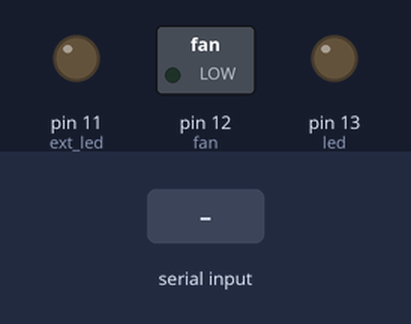
A sketch run on a simulated Arduino Uno, built with avr-gcc and run on an emulated ATmega328P. On the bench: switched loads named in the sketch (green lamp = pin HIGH), output pins drawn as LEDs (lit = HIGH). The test bench sets the inputs (shaded band).

Above: at 1.2 s.
1.3 s: "o" received over Serial
At 2.4 s:
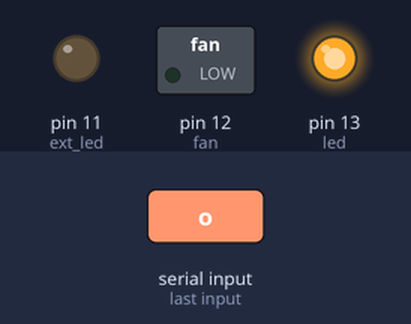
2.8 s: "O" received over Serial
At 3.5 s:
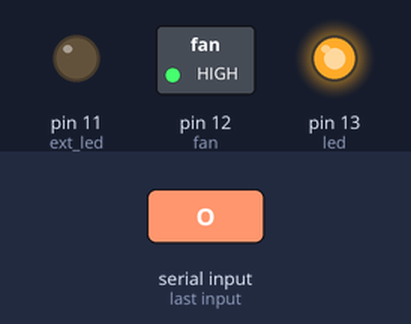
4.3 s: "f" received over Serial
At 4.7 s:
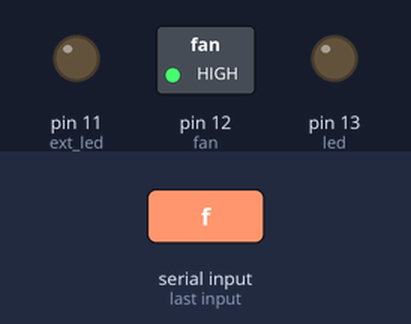
5.8 s: "a" received over Serial
At 7.0 s:
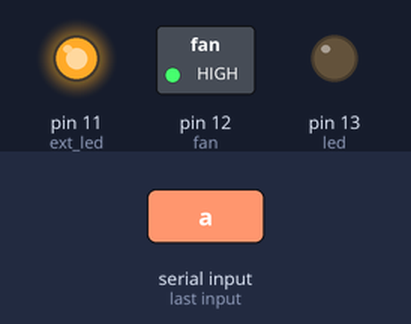
7.3 s: "F" received over Serial
At 8.1 s:
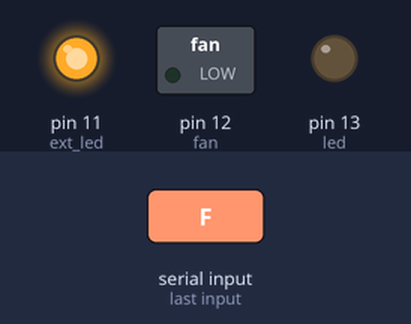
8.8 s: "b" received over Serial
At 9.3 s:
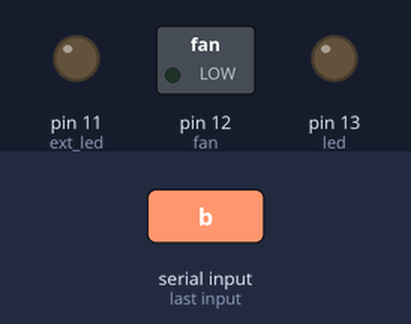
Timing chart, 0 to 11.3 s (numbered marks = the images above; inputs shaded):
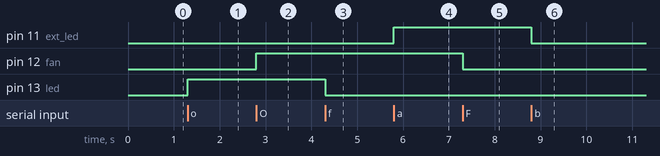

The sketch:

Khoj_2k17_Smart_home_Working_Final.ino
```cpp
//This is a working program for smart home system.
//This is for khoj 2k17.
//This program allows the user to switch on TWO lights and ONE fan using the smartphone.


int led = 13; // Main light
int ext_led = 11; // Night light
int fan = 12;

char receive;

void setup()
{
  Serial.begin(9600); // sends data rate in bits per second (bauds).
  // In this case 9600 baud

  // setting light and fan as output
  pinMode(led, OUTPUT);
  pinMode(fan, OUTPUT);
  pinMode(ext_led , OUTPUT);
}

void loop()
{
    if (Serial.available() > 0)
    // gets number of bytes available for reading from bluetooth chip.
  {
    receive = Serial.read();
  }
  {
    if (receive == 'o')
    {
      digitalWrite(led, HIGH);
    }
    if (receive == 'f')
    {
      digitalWrite(led, LOW);
    }

    if(receive == 'O')
    {
      digitalWrite(fan, HIGH);
    }
    if(receive == 'F')
    {
      digitalWrite(fan, LOW);
    }
    if(receive == 'a')
    {
      digitalWrite(ext_led , HIGH);
    }
    if(receive == 'b')
    {
      digitalWrite(ext_led , LOW);
    }
  }

}
```

Measured:
- after the input at 1.3 s, pin 13 (led): LOW → HIGH at once
- after the input at 2.8 s, pin 12 (fan): LOW → HIGH at once
- after the input at 4.3 s, pin 13 (led): HIGH → LOW at once
- after the input at 5.8 s, pin 11 (ext_led): LOW → HIGH at once
- after the input at 7.3 s, pin 12 (fan): HIGH → LOW at once
- after the input at 8.8 s, pin 11 (ext_led): HIGH → LOW at once
